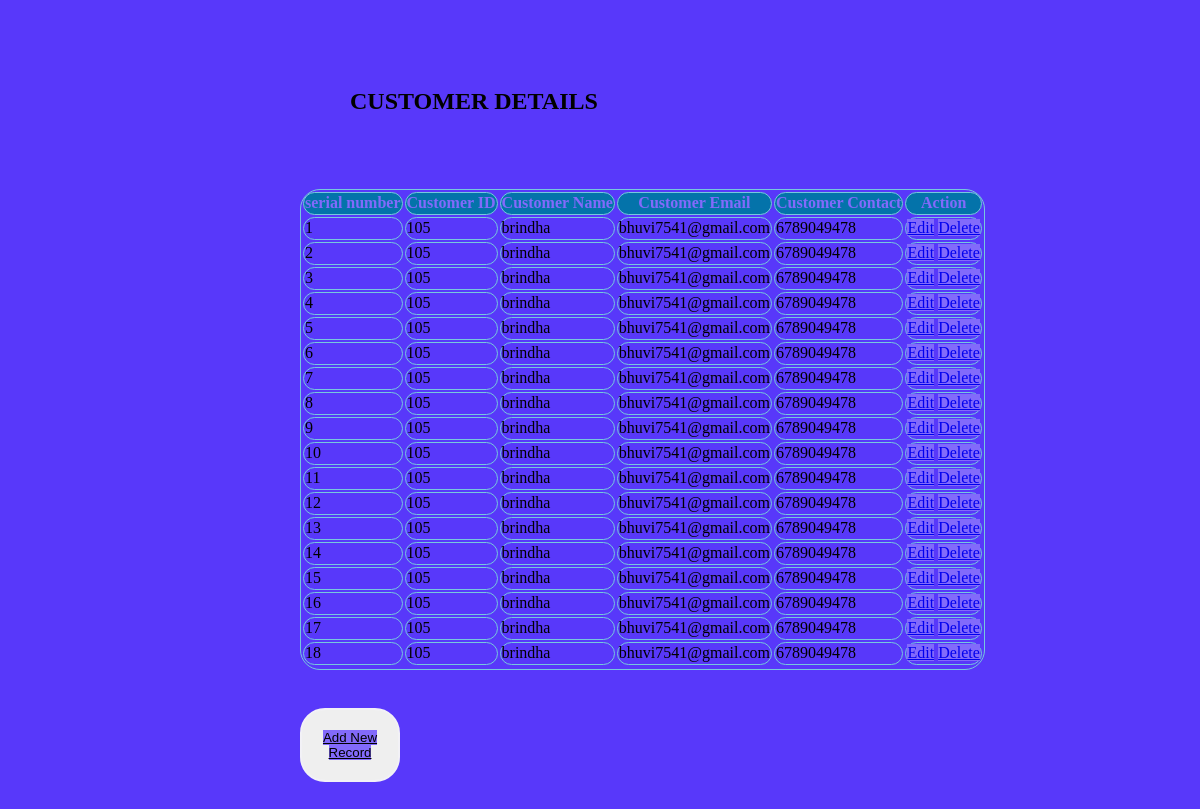
The page /show on the database its author committed.
### customerdetails/models.py (models this page shows, shortened)
class Employee(models.Model):
    cid = models.CharField(max_length=20)
    cname = models.CharField(max_length=100)
    cemail = models.EmailField()
    ccontact = models.IntegerField(max_length=15)
    class Meta:
        db_table = "customer"

### customerdetails/views.py (the view)
# urls.py: path('show',views.show),
def show(request):
    employees = Employee.objects.all()
    return render(request,"show.html",{'employees':employees})

### customerdetails/templates/show.html (shortened to what this page needs)
<!DOCTYPE html>
<html lang="en">
<head>
    {% load static %}
    <link rel="stylesheet" type="text/css" href="{% static 'css/crud.css' %}" />
</head>
<body><br>
    <h2>CUSTOMER DETAILS</h2>
    <table>
        <thead><br><br><br>
            <tr>
                <th>serial number</th>
                <th>Customer ID</th>
                <th>Customer Name</th>
                <th>Customer Email</th>
                <th>Customer Contact</th>
                <th>Action</th>
            </tr>
        </thead>
        <tbody>
            {% for crud in employees %}
            <tr>
                <td>{{crud.id}}</td>
                <td>{{ crud.cid }}</td>
                <td >{{crud.cname}}</td>
                <td>{{crud.cemail}}</td>
                <td>{{crud.ccontact}}</td>
                <td>
                    <a href="edit/{{ crud.id }}">Edit</a>
                    <a href="delete/{{crud.id}}">Delete</a>
                </td>
            </tr>
            {% endfor %}
        </tbody>
    </table>
    <br>
    <br>
    <button><a style="color:black;" href="/emp">Add New Record</a></button>
</body>
</html>

### customerdetails/static/css/crud.css (style rules this page uses)
body { background: rgb(88, 56, 250) !important; height: 100%; margin: 50px 0; padding-left: 300px; }
table, th, td { margin-bottom: 2px; padding-bottom: 2px; border-radius: 20px; border: 1px solid rgb(118, 200, 221); }
th { background-color: #0473aa; color:rgb(130, 106, 251); }
button { border-radius: 25px; border: 2px solid #f2f1f6; padding: 20px; width: 100px; cursor:pointer; }
h2 { margin-left: 50px; }
a { background-color: rgb(130, 106, 251); }

### rows shown on the page
Employee: id "1", cid "105", cname "brindha", cemail "bhuvi7541@gmail.com", ccontact "6789049478"
Employee: id "2", cid "105", cname "brindha", cemail "bhuvi7541@gmail.com", ccontact "6789049478"
Employee: id "3", cid "105", cname "brindha", cemail "bhuvi7541@gmail.com", ccontact "6789049478"
Employee: id "4", cid "105", cname "brindha", cemail "bhuvi7541@gmail.com", ccontact "6789049478"
Employee: id "5", cid "105", cname "brindha", cemail "bhuvi7541@gmail.com", ccontact "6789049478"
Employee: id "6", cid "105", cname "brindha", cemail "bhuvi7541@gmail.com", ccontact "6789049478"
Employee: id "7", cid "105", cname "brindha", cemail "bhuvi7541@gmail.com", ccontact "6789049478"
Employee: id "8", cid "105", cname "brindha", cemail "bhuvi7541@gmail.com", ccontact "6789049478"
Employee: id "9", cid "105", cname "brindha", cemail "bhuvi7541@gmail.com", ccontact "6789049478"
Employee: id "10", cid "105", cname "brindha", cemail "bhuvi7541@gmail.com", ccontact "6789049478"
Employee: id "11", cid "105", cname "brindha", cemail "bhuvi7541@gmail.com", ccontact "6789049478"
Employee: id "12", cid "105", cname "brindha", cemail "bhuvi7541@gmail.com", ccontact "6789049478"
Employee: id "13", cid "105", cname "brindha", cemail "bhuvi7541@gmail.com", ccontact "6789049478"
Employee: id "14", cid "105", cname "brindha", cemail "bhuvi7541@gmail.com", ccontact "6789049478"
Employee: id "15", cid "105", cname "brindha", cemail "bhuvi7541@gmail.com", ccontact "6789049478"
Employee: id "16", cid "105", cname "brindha", cemail "bhuvi7541@gmail.com", ccontact "6789049478"
Employee: id "17", cid "105", cname "brindha", cemail "bhuvi7541@gmail.com", ccontact "6789049478"
Employee: id "18", cid "105", cname "brindha", cemail "bhuvi7541@gmail.com", ccontact "6789049478"
